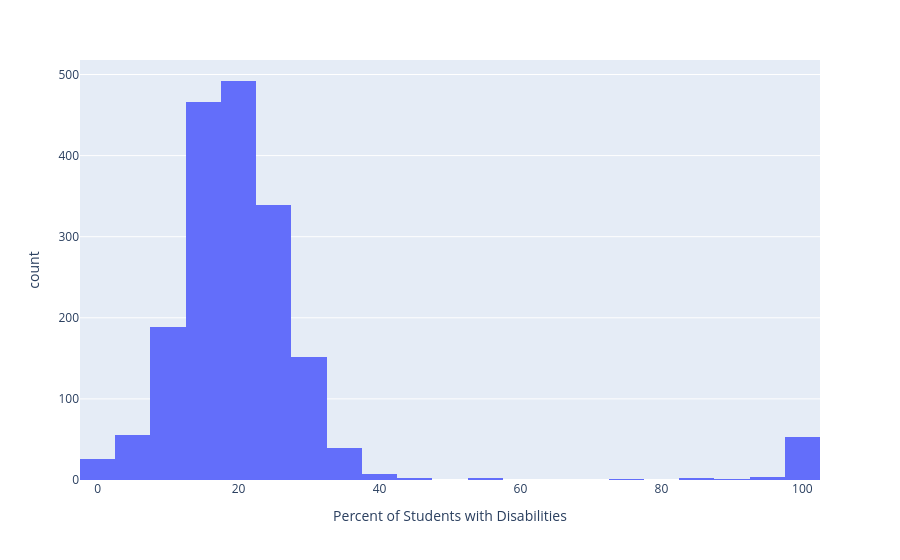

The cell this chart's notebook holds for it:
### Markdown cell above
### Task 2b: Students with Disabilities
**1.** Create a histogram to view the distribution of the percentage of students with disabilities across the schools. You'll need to answer the questions that follow.

### Code cell
# Plot the distribution of the % of students with disabilities in schools
fig = px.histogram(
    schools,
    x="percent_students_with_disabilities",
    nbins=40,
    labels={"percent_students_with_disabilities": "Percent of Students with Disabilities"},
)

fig.show()

### Figure 1 — Plotly figure (JSON) as saved in the notebook; plotly's stock layout.template omitted (floating-point values rounded to 4 significant figures; data arrays with more than 128 entries replaced by an {"elided": "..."} marker saying what was removed)
{"data": [{"alignmentgroup": "True", "bingroup": "x", "hovertemplate": "Percent of Students with Disabilities=%{x}<br>count=%{y}<extra></extra>", "legendgroup": "", "marker": {"color": "#636efa", "pattern": {"shape": ""}}, "name": "", "nbinsx": 40, "offsetgroup": "", "orientation": "v", "showlegend": false, "type": "histogram", "x": {"elided": "1834 float values"}, "xaxis": "x", "yaxis": "y"}], "layout": {"autosize": true, "barmode": "relative", "legend": {"tracegroupgap": 0}, "margin": {"t": 60}, "xaxis": {"anchor": "y", "autorange": true, "domain": [0, 1], "range": [-2.5, 102.5], "title": {"text": "Percent of Students with Disabilities"}, "type": "linear"}, "yaxis": {"anchor": "x", "autorange": true, "domain": [0, 1], "range": [0, 517.9], "title": {"text": "count"}}}}
